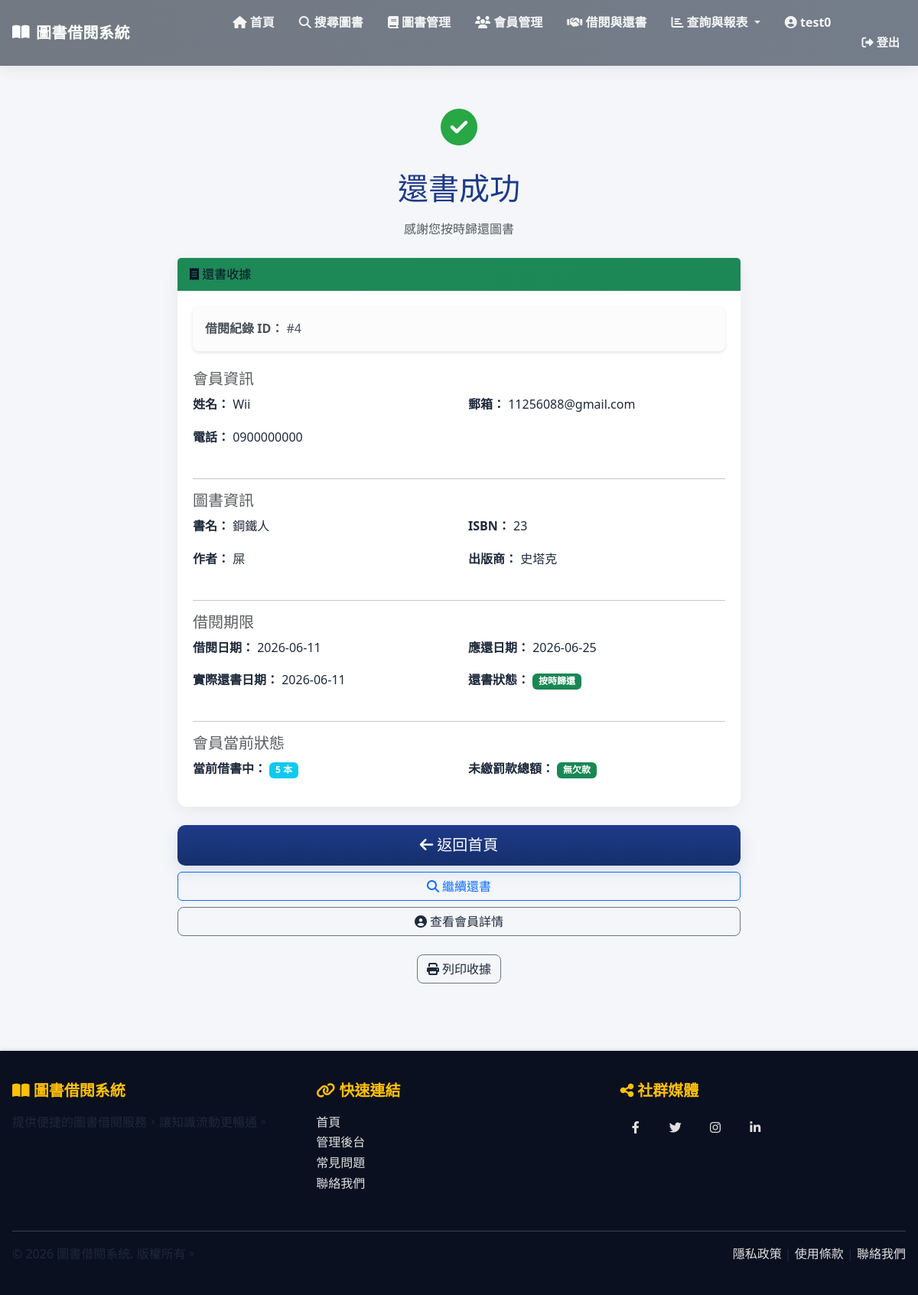
The app's page /borrow/4/return-receipt/ (signed in) with its own data.
### library/models.py (models this page shows, shortened)
class BorrowRecord(models.Model):
    STATUS_CHOICES = [
        ('borrowing', '借閱中'),
        ('returned', '已歸還'),
        ('overdue', '已逾期'),
    ]
    member = models.ForeignKey(
        Member,
        on_delete=models.PROTECT,
        verbose_name='會員',
        help_text='借閱會員',
        related_name='borrow_records'
    )
    book = models.ForeignKey(
        Book,
        on_delete=models.PROTECT,
        verbose_name='圖書',
        help_text='被借閱的圖書',
        related_name='borrow_records'
    )
    borrow_date = models.DateTimeField(
        auto_now_add=True,
        verbose_name='借閱日期',
        help_text='借書時間'
    )
    due_date = models.DateField(
        verbose_name='應還日期',
        help_text='應該歸還的日期'
    )
    return_date = models.DateField(
        null=True,
        blank=True,
        verbose_name='實際歸還日期',
        help_text='實際歸還的日期（未歸還則為空）'
    )
    status = models.CharField(
        max_length=20,
        choices=STATUS_CHOICES,
        default='borrowing',
        verbose_name='狀態',
        help_text='借閱狀態（借閱中/已歸還/已逾期）'
    )
    overdue_fine = models.DecimalField(
        max_digits=10,
        decimal_places=2,
        default=0,
        verbose_name='逾期罰款金額',
        help_text='因逾期產生的罰款金額'
    )
    class Meta:
        verbose_name = '借閱紀錄'
        verbose_name_plural = '借閱紀錄'
        ordering = ['-borrow_date']
        indexes = [
            models.Index(fields=['member', 'status']),
            models.Index(fields=['book', 'status']),
        ]

class Member(models.Model):
    STATUS_CHOICES = [
        ('active', '正常'),
        ('suspended', '停權'),
    ]
    user = models.OneToOneField(
        User,
        on_delete=models.CASCADE,
        related_name='member_profile',
        verbose_name='帳號',
        help_text='關聯的系統帳號'
    )
    phone = models.CharField(
        max_length=20,
        verbose_name='電話',
        help_text='會員聯絡電話'
    )
    registration_date = models.DateTimeField(
        auto_now_add=True,
        verbose_name='註冊日期',
        help_text='會員註冊時間'
    )
    status = models.CharField(
        max_length=20,
        choices=STATUS_CHOICES,
        default='active',
        verbose_name='會員狀態',
        help_text='會員當前狀態（正常/停權）'
    )
    outstanding_fine = models.DecimalField(
        max_digits=10,
        decimal_places=2,
        default=0,
        verbose_name='未繳罰款總額',
        help_text='會員目前未繳納的罰款總額'
    )
    class Meta:
        verbose_name = '會員'
        verbose_name_plural = '會員'
        ordering = ['-registration_date']

class Book(models.Model):
    STATUS_CHOICES = [
        ('available', '上架'),
        ('unavailable', '下架'),
    ]
    title = models.CharField(
        max_length=200,
        verbose_name='書名',
        help_text='圖書標題'
    )
    author = models.CharField(
        max_length=100,
        verbose_name='作者',
        help_text='圖書作者名稱'
    )
    isbn = models.CharField(
        max_length=20,
        unique=True,
        verbose_name='ISBN',
        help_text='國際標準書號'
    )
    publisher = models.CharField(
        max_length=100,
        verbose_name='出版商',
        help_text='圖書出版社'
    )
    category = models.CharField(
        max_length=50,
        verbose_name='分類',
        help_text='圖書分類（如：文學、歷史、科技等）'
    )
    created_date = models.DateTimeField(
        auto_now_add=True,
        verbose_name='建檔日期',
        help_text='圖書建檔時間'
    )
    total_quantity = models.IntegerField(
        default=1,
        verbose_name='總數量',
        help_text='圖書館購入該書的總冊數'
    )
    available_quantity = models.IntegerField(
        default=1,
        verbose_name='庫存數量',
        help_text='該書目前可借用的冊數'
    )
    status = models.CharField(
        max_length=20,
        choices=STATUS_CHOICES,
        default='available',
        verbose_name='狀態',
        help_text='圖書當前狀態（上架/下架）'
    )
    class Meta:
        verbose_name = '圖書'
        verbose_name_plural = '圖書'
        ordering = ['-created_date']
        indexes = [
            models.Index(fields=['isbn']),
            models.Index(fields=['category']),
        ]

### library/views.py (the view)
    @login_required
    def wrapper(request, *args, **kwargs):
        if not request.user.is_staff:
            messages.error(request, '您沒有權限訪問此頁面。只有管理者可以存取。')
            return redirect('library:home')
        return view_func(request, *args, **kwargs)

### library/templates/borrow/return_receipt.html (shortened to what this page needs)
{% extends "base.html" %}
{% block content %}
<div class="row justify-content-center">
    <div class="col-md-8">
        <div class="text-center mb-4">
            {% if borrow_record.overdue_fine > 0 %}
                <div style="font-size: 3rem; color: #ff6b6b;">
                    <i class="fas fa-money-bill-wave"></i>
                </div>
                <h1 class="my-3">還書成功（含罰款）</h1>
                <p class="text-muted">該次還書產生了逾期罰款</p>
            {% else %}
                <div style="font-size: 3rem; color: #28a745;">
                    <i class="fas fa-check-circle"></i>
                </div>
                <h1 class="my-3">還書成功</h1>
                <p class="text-muted">感謝您按時歸還圖書</p>
            {% endif %}
        </div>
        <div class="card mb-4">
            <div class="card-header {% if borrow_record.overdue_fine > 0 %}bg-warning{% else %}bg-success{% endif %}">
                <i class="fas fa-receipt"></i> 還書收據
            </div>
            <div class="card-body">
                <div class="alert alert-light">
                    <strong>借閱紀錄 ID：</strong> #{{ borrow_record.pk }}
                </div>
                <div class="row mb-4">
                    <div class="col-12">
                        <h5 class="text-muted">會員資訊</h5>
                    </div>
                    <div class="col-md-6">
                        <p><strong>姓名：</strong> {{ member.user.get_full_name|default:member.user.username }}</p>
                    </div>
                    <div class="col-md-6">
                        <p><strong>郵箱：</strong> {{ member.user.email }}</p>
                    </div>
                    <div class="col-md-6">
                        <p><strong>電話：</strong> {{ member.phone }}</p>
                    </div>
                </div>
                <hr>
                <div class="row mb-4">
                    <div class="col-12">
                        <h5 class="text-muted">圖書資訊</h5>
                    </div>
                    <div class="col-md-6">
                        <p><strong>書名：</strong> {{ book.title }}</p>
                    </div>
                    <div class="col-md-6">
                        <p><strong>ISBN：</strong> {{ book.isbn }}</p>
                    </div>
                    <div class="col-md-6">
                        <p><strong>作者：</strong> {{ book.author }}</p>
                    </div>
                    <div class="col-md-6">
                        <p><strong>出版商：</strong> {{ book.publisher }}</p>
                    </div>
                </div>
                <hr>
                <div class="row mb-4">
                    <div class="col-12">
                        <h5 class="text-muted">借閱期限</h5>
                    </div>
                    <div class="col-md-6">
                        <p><strong>借閱日期：</strong> {{ borrow_record.borrow_date|date:"Y-m-d" }}</p>
                    </div>
                    <div class="col-md-6">
                        <p><strong>應還日期：</strong> {{ borrow_record.due_date|date:"Y-m-d" }}</p>
                    </div>
                    <div class="col-md-6">
                        <p><strong>實際還書日期：</strong> {{ borrow_record.return_date|date:"Y-m-d" }}</p>
                    </div>
                    <div class="col-md-6">
                        <p><strong>還書狀態：</strong>
                            {% if borrow_record.status == 'returned' %}
                                <span class="badge bg-success">按時歸還</span>
                            {% elif borrow_record.status == 'overdue' %}
                                <span class="badge bg-danger">逾期歸還</span>
                            {% endif %}
                        </p>
                    </div>
                </div>
                <hr>
                <div class="row">
                    <div class="col-12">
                        <h5 class="text-muted">會員當前狀態</h5>
                    </div>
                    <div class="col-md-6">
                        <p><strong>當前借書中：</strong>
                            <span class="badge bg-info">
                                {% with active_borrows=member.borrow_records.all %}
                                    {% if active_borrows %}
                                        {{ active_borrows|length }} 本
                                    {% else %}
                                        0 本
                                    {% endif %}
                                {% endwith %}
                            </span>
                        </p>
                    </div>
                    <div class="col-md-6">
                        <p><strong>未繳罰款總額：</strong>
                            {% if member.outstanding_fine > 0 %}
                                <span class="badge bg-warning">NT$ {{ member.outstanding_fine }}</span>
                            {% else %}
                                <span class="badge bg-success">無欠款</span>
                            {% endif %}
                        </p>
                    </div>
                </div>
            </div>
        </div>
        <div class="d-grid gap-2">
            <a href="{% url 'library:home' %}" class="btn btn-primary btn-lg">
                <i class="fas fa-arrow-left"></i> 返回首頁
            </a>
            <a href="{% url 'library:borrow_search' %}" class="btn btn-outline-primary">
                <i class="fas fa-search"></i> 繼續還書
            </a>
            <a href="{% url 'library:member_detail' member.pk %}" class="btn btn-outline-secondary">
                <i class="fas fa-user-circle"></i> 查看會員詳情
            </a>
        </div>
        <div class="mt-4 text-center">
            <button type="button" class="btn btn-outline-secondary" onclick="window.print()">
                <i class="fas fa-print"></i> 列印收據
            </button>
        </div>
    </div>
</div>
{% endblock %}

### library/templates/base.html (shortened to what this page needs)
{% load static %}
<!DOCTYPE html>
<html lang="zh-TW">
<head>
    <link href="https://cdn.jsdelivr.net/npm/bootstrap@5.3.0/dist/css/bootstrap.min.css" rel="stylesheet">
    <link href="https://cdnjs.cloudflare.com/ajax/libs/font-awesome/6.4.0/css/all.min.css" rel="stylesheet">
    <link rel="stylesheet" href="{% static 'css/site.css' %}">
    <link href="https://cdnjs.cloudflare.com/ajax/libs/aos/2.3.4/aos.css" rel="stylesheet">
</head>
<body>
    <nav class="navbar navbar-expand-lg navbar-dark sticky-top">
        <div class="container-fluid">
            <a class="navbar-brand" href="{% url 'library:home' %}">
                <i class="fas fa-book-open"></i> 圖書借閱系統
            </a>
            <div class="collapse navbar-collapse" id="navbarNav">
                <ul class="navbar-nav ms-auto">
                    <li class="nav-item">
                        <a class="nav-link" href="{% url 'library:home' %}">
                            <i class="fas fa-home"></i> 首頁
                        </a>
                    </li>
                    <li class="nav-item">
                        <a class="nav-link" href="{% url 'library:search_book' %}">
                            <i class="fas fa-search"></i> 搜尋圖書
                        </a>
                    </li>
                    {% if request.user.is_staff %}
                    <li class="nav-item">
                        <a class="nav-link" href="{% url 'library:book_list' %}">
                            <i class="fas fa-book"></i> 圖書管理
                        </a>
                    </li>
                    <li class="nav-item">
                        <a class="nav-link" href="{% url 'library:member_list' %}">
                            <i class="fas fa-users"></i> 會員管理
                        </a>
                    </li>
                    <li class="nav-item">
                        <a class="nav-link" href="{% url 'library:borrow_create' %}">
                            <i class="fas fa-handshake"></i> 借閱與還書
                        </a>
                    </li>
                    <li class="nav-item dropdown">
                        <a class="nav-link dropdown-toggle" href="#" id="reportsDropdown" role="button" data-bs-toggle="dropdown" aria-expanded="false">
                            <i class="fas fa-chart-bar"></i> 查詢與報表
                        </a>
                    </li>
                    {% endif %}
                    <li class="nav-item">
                        {% if request.user.is_authenticated %}
                            <a class="nav-link me-2" href="{% url 'library:profile' %}">
                                <i class="fas fa-user-circle"></i> {{ request.user.get_full_name|default:request.user.username }}
                            </a>
                        {% endif %}
                    </li>
                    <li class="nav-item">
                        {% if request.user.is_authenticated %}
                            <form method="post" action="{% url 'logout' %}" class="d-inline ms-2">
                                <button type="submit" class="nav-link btn btn-outline-light btn-sm">
                                    <i class="fas fa-sign-out-alt"></i> 登出
                                </button>
                            </form>
                        {% endif %}
                    </li>
                </ul>
            </div>
        </div>
    </nav>
    <main class="main-container">
        <div class="container">
            {% block content %}{% endblock %}
        </div>
    </main>
    <footer>
        <div class="container-fluid">
            <div class="row mb-4">
                <div class="col-md-4 mb-3 mb-md-0">
                    <h5><i class="fas fa-book-open"></i> 圖書借閱系統</h5>
                    <p>提供便捷的圖書借閱服務，讓知識流動更暢通。</p>
                </div>
                <div class="col-md-4 mb-3 mb-md-0">
                    <h5><i class="fas fa-link"></i> 快速連結</h5>
                    <ul class="list-unstyled">
                        <li><a href="/">首頁</a></li>
                        <li><a href="/admin">管理後台</a></li>
                        <li><a href="#">常見問題</a></li>
                        <li><a href="#">聯絡我們</a></li>
                    </ul>
                </div>
                <div class="col-md-4">
                    <h5><i class="fas fa-share-alt"></i> 社群媒體</h5>
                    <div class="social-links">
                        <a href="#" title="Facebook"><i class="fab fa-facebook-f"></i></a>
                        <a href="#" title="Twitter"><i class="fab fa-twitter"></i></a>
                        <a href="#" title="Instagram"><i class="fab fa-instagram"></i></a>
                        <a href="#" title="LinkedIn"><i class="fab fa-linkedin-in"></i></a>
                    </div>
                </div>
            </div>
            <div class="footer-divider">
                <div class="row">
                    <div class="col-md-6">
                        <p class="mb-0">&copy; 2026 圖書借閱系統. 版權所有。</p>
                    </div>
                    <div class="col-md-6 text-md-end">
                        <p class="mb-0">
                            <a href="#">隱私政策</a> |
                            <a href="#">使用條款</a> |
                            <a href="#">聯絡我們</a>
                        </p>
                    </div>
                </div>
            </div>
        </div>
    </footer>
</body>
</html>

### records on screen
BorrowRecord: pk "4", borrow_date "2026-06-11", due_date "2026-06-25", return_date "2026-06-11"
Member: user.get_full_name "Wii", user.email "11256088@gmail.com", phone "0900000000"
Book: title "鋼鐵人", isbn "23", author "屎", publisher "史塔克"

### other values on screen
{{ request.user.get_full_name|default:request.user.username }} "test0"
{{ active_borrows|length }} "5"
